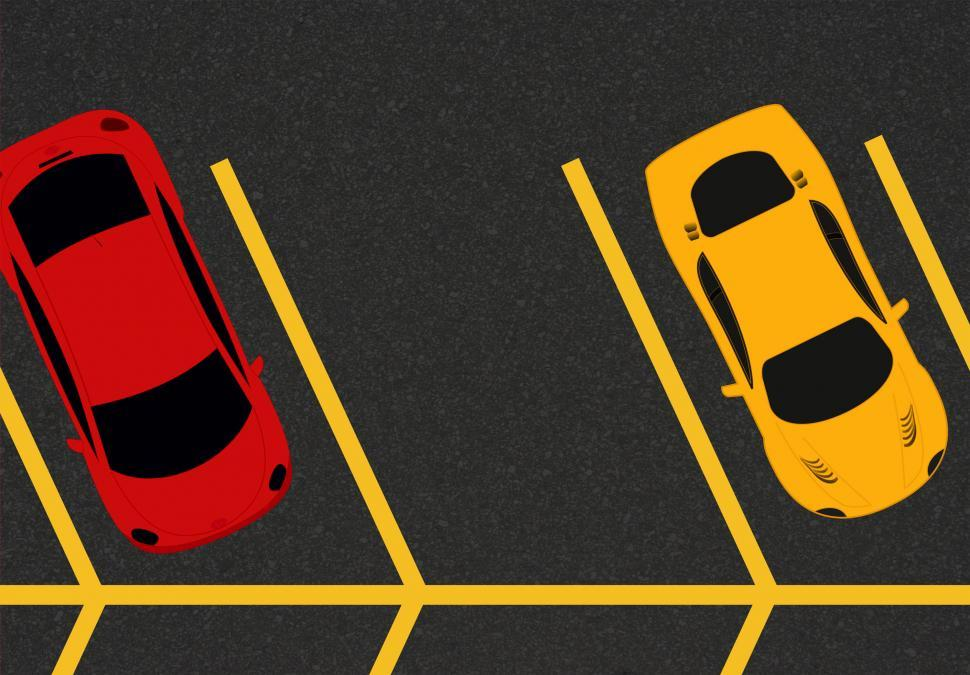
#> input picture parking_lot.jpg, 970 x 675 px
$ python main.py
#> lines starting #> are read from the running program, lines starting #| are printed output that depends on the picture; after the words box and inside, x2 and y2 are one past the last pixel; in counts of white or black regions, pixels touching at a corner belong together
import cv2
import numpy as np

# Load the input image
img = cv2.imread('parking_lot.jpg')
#> img is the input picture: shape (675, 970, 3); mean B, G, R 35.6, 60.5, 86.2
gray = cv2.cvtColor(img, cv2.COLOR_BGR2GRAY)
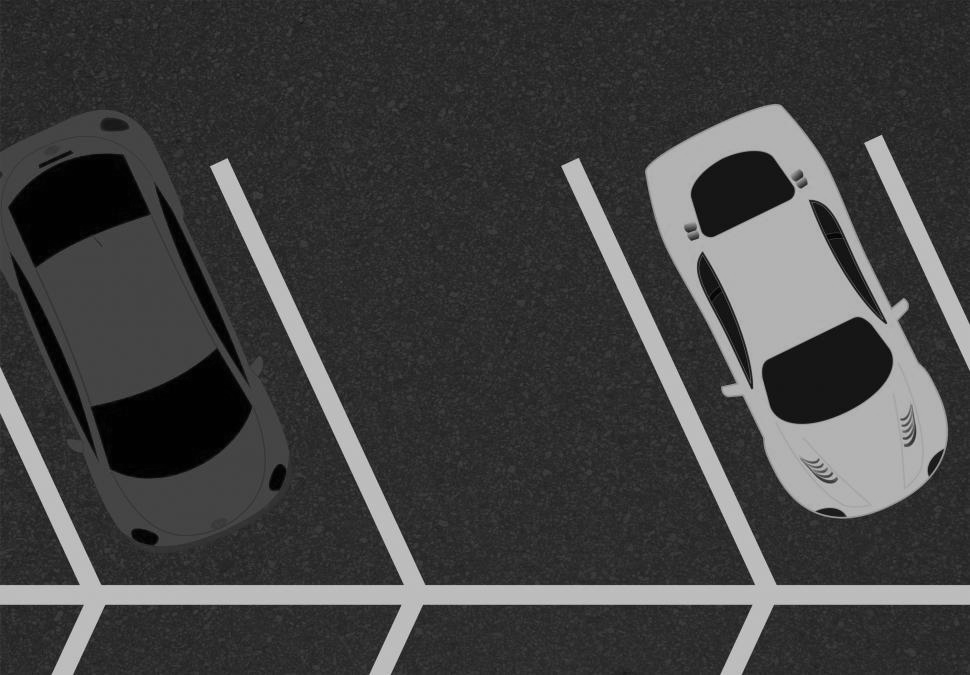
#> gray: shape (675, 970); min 0, max 212, mean 65.4

# Define parking spot rectangles: (x, y, w, h)
spots = [
    (50, 60, 100, 180),
    (180, 60, 100, 180),
    # Add more manually based on your image
]

for i, (x, y, w, h) in enumerate(spots):
    roi = gray[y:y+h, x:x+w]
    blur = cv2.GaussianBlur(roi, (5, 5), 0)
    _, thresh = cv2.threshold(blur, 100, 255, cv2.THRESH_BINARY_INV)

    white_px = cv2.countNonZero(thresh)

    # Tweak this threshold depending on image brightness and shadow
    if white_px > 2000:
        status = "Occupied"
        color = (0, 0, 255)
    else:
        status = "Empty"
        color = (0, 255, 0)

    cv2.rectangle(img, (x, y), (x+w, y+h), color, 2)
    cv2.putText(img, status, (x, y - 10), cv2.FONT_HERSHEY_SIMPLEX, 0.6, color, 2)
#> this loop made 2 passes
#> white_px on passes 1 to 2: 18000, 16275
#> pass 1, `roi = gray[y:y+h, x:x+w]`:
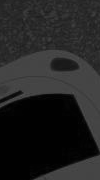
#> roi: shape (180, 100); min 0, max 87, mean 34.6
#> pass 2, `roi = gray[y:y+h, x:x+w]`:
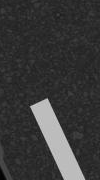
#> roi: shape (180, 100); min 1, max 206, mean 57.5
#> after the loop:
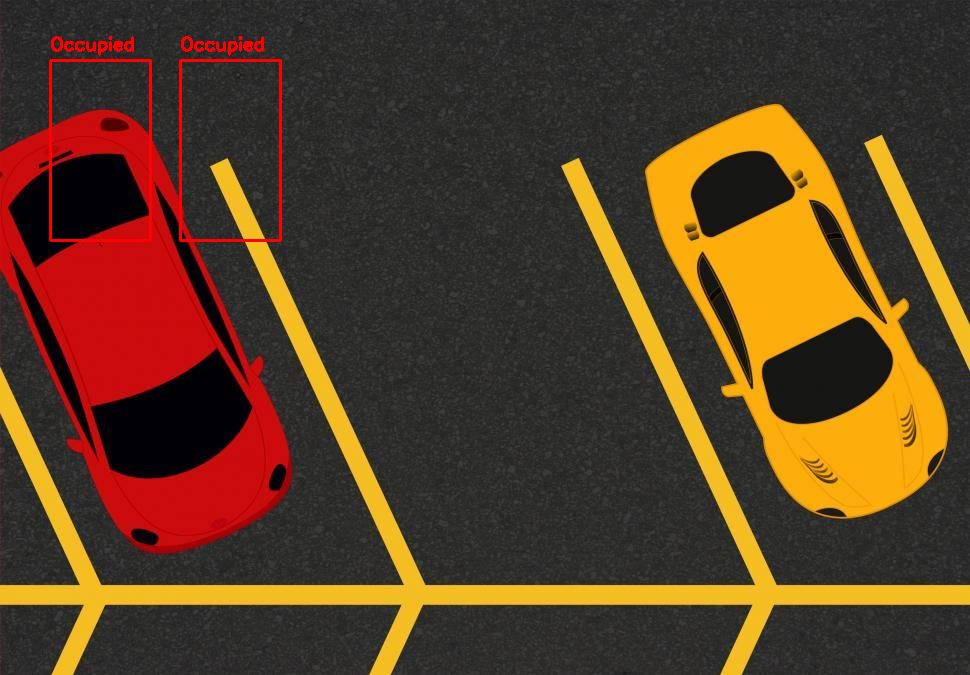
#> img: shape (675, 970, 3); 0.71% of pixels changed, all inside (x1, y1, x2, y2) = (49, 36, 282, 242)
#> after the loop:
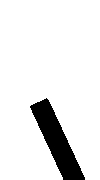
#> thresh: shape (180, 100); 90.4% white; 1 black region, box (x1, y1, x2, y2) and area: (30, 98, 85, 180) 1725

cv2.imshow("Parking Detection", img)
cv2.waitKey(0)
cv2.destroyAllWindows()
